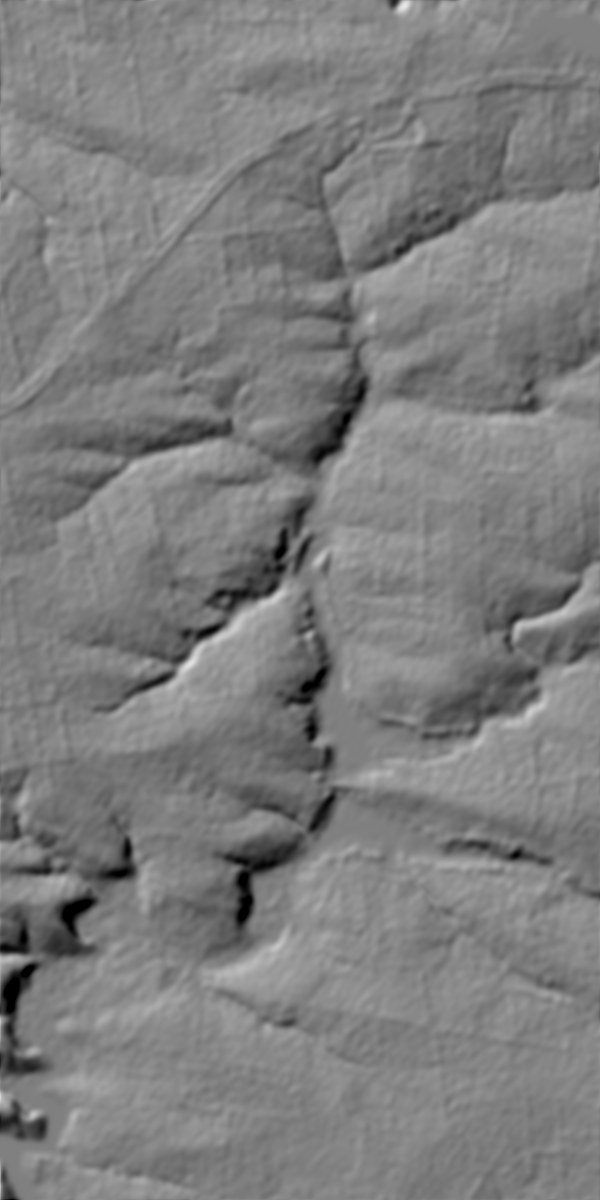
#> input picture assets/campaign/osm/RU/relief_ext.jpg, 600 x 1200 px
$ python label_sheet.py ../../../assets/campaign/osm/RU/relief_ext.jpg ../../../assets/campaign/osm/RU/relief_v2.jpg 5 ../../../assets/campaign/osm/RU/relief_v2.jpg
#> lines starting #> are read from the running program, lines starting #| are printed output that depends on the picture
"""label the tiles of a preview grid: label_sheet.py <png> "a|b|c" <cols> [caption]"""
import sys
from PIL import Image, ImageDraw
path, labels, cols = sys.argv[1], sys.argv[2].split('|'), int(sys.argv[3])
cap = sys.argv[4] if len(sys.argv) > 4 else ''
im = Image.open(path).convert('RGB'); W, H = im.size
#> after `W, H = im.size`: W = 600; H = 1200
rows = (len(labels) + cols - 1) // cols
d = ImageDraw.Draw(im)
tw, th = W / cols, H / rows
#> tw = 120; th = 1200
for i, l in enumerate(labels):
    x, y = (i % cols) * tw, (i // cols) * th
    d.rectangle([x, y, x + tw - 1, y + th - 1], outline=(60, 60, 60))
    d.rectangle([x + 2, y + 2, x + 8 + 6.2 * len(l), y + 16], fill=(235, 235, 235))
    d.text((x + 5, y + 4), l, fill=(0, 0, 0))
if cap:
    d.rectangle([0, H - 18, 8 + 6.2 * len(cap), H], fill=(235, 235, 235)); d.text((4, H - 15), cap, fill=(0, 0, 0))
im.save(path)
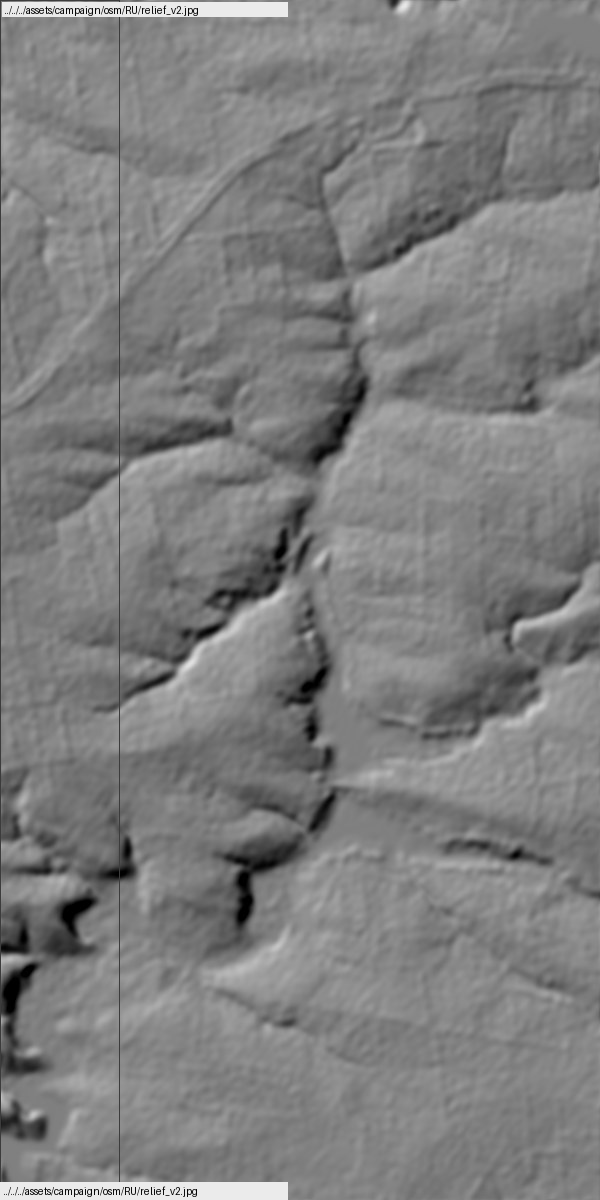
#> saved as relief_ext.jpg: PIL image 600x1200 RGB; min 0, max 235, mean 126.5
